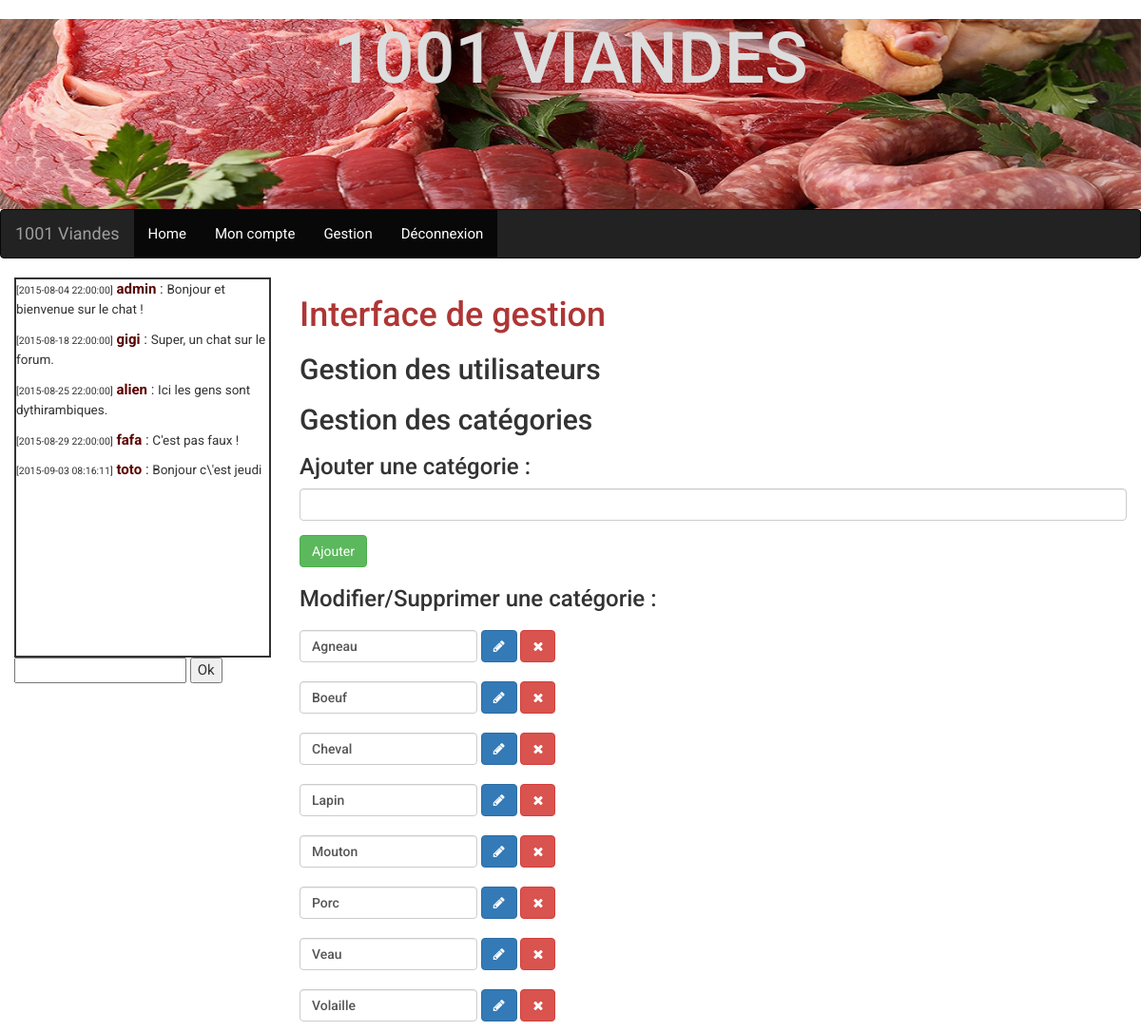
Page /gestion (signed in) on the committed database.
### tables this page shows
CREATE TABLE IF NOT EXISTS `tchat` (
  `id` int(11) NOT NULL AUTO_INCREMENT,
  `message` varchar(4096) NOT NULL,
  `date` timestamp NOT NULL DEFAULT CURRENT_TIMESTAMP,
  `id_auteur` int(11) NOT NULL,
  PRIMARY KEY (`id`),
  KEY `id_auteur` (`id_auteur`)
);

CREATE TABLE IF NOT EXISTS `user` (
  `id` int(11) NOT NULL AUTO_INCREMENT,
  `login` varchar(32) NOT NULL,
  `email` varchar(128) NOT NULL,
  `password` varchar(512) NOT NULL,
  `avatar` varchar(512) NOT NULL,
  `statut` int(11) DEFAULT NULL,
  PRIMARY KEY (`id`),
  UNIQUE KEY `login` (`login`),
  UNIQUE KEY `email` (`email`)
);

CREATE TABLE IF NOT EXISTS `categories` (
  `id` int(11) NOT NULL AUTO_INCREMENT,
  `category` varchar(128) NOT NULL,
  PRIMARY KEY (`id`),
  UNIQUE KEY `category` (`category`)
);

### apps/tchat.php (called while the page is built, shortened)
<?php
$manager = new TchatManager($link);
$messages = $manager->selectAll();
require('./views/tchat.phtml');
?>

### apps/skel.php (called while the page is built)
<?php
	require ('./views/skel.phtml');
?>

### index.php (called while the page is built, shortened)
<?php
require ('./apps/skel.php');
?>

### models/TchatManager.class.php (called while the page is built, shortened)
<?php
class TchatManager
{
	private $link;
	public function __construct($link)
	{
		$this->link = $link;
	}
	public function selectAll()
	{
		$request = "SELECT * FROM tchat";
		$res = mysqli_query($this->link, $request);
		$resultat = array();
		while ($message = mysqli_fetch_object($res, 'Tchat', array($this->link)))
		{
			$resultat[] = $message;
		}
		return $resultat;
	}
}
?>

### models/Tchat.class.php (called while the page is built, shortened)
<?php
class Tchat
{
	private $message;
	private $date;
	private $id_auteur;
	private $link;
	public function __construct($link)
	{
		$this->link = $link;
	}
	public function getMessage()
	{
		return $this->message;
	}
	public function getDate()
	{
		return $this->date;
	}
	public function getAuteur()
	{
		$manager = new UserManager($this->link);
		$user = $manager->selectById($this->id_auteur);
		return $user;
	}
}
?>

### models/UserManager.class.php (called while the page is built, shortened)
<?php
class UserManager
{
	private $link;
	public function __construct($link)
	{
		$this->link = $link;
	}
	public function selectById($id)
	{
		$request = "SELECT * FROM user WHERE id = '".$id."'";
		$res = mysqli_query($this->link, $request);
		$user = mysqli_fetch_object($res, 'User', array($this->link));
		return $user;
	}
}
?>

### models/User.class.php (called while the page is built, shortened)
<?php
class User
{
	private $login;
	public function getLogin()
	{
		return $this->login;
	}
}
?>

### apps/gestion.php (called while the page is built)
<?php
	$manager = new CategorieManager($link);
	$liste = $manager->selectAll();
	require ('./views/gestion.phtml');
?>

### views/content.phtml (called while the page is built)
<?php require('apps/'.$page.'.php'); ?>

### apps/content.php (called while the page is built)
<?php
	require ('./views/content.phtml');
?>

### models/CategorieManager.class.php (called while the page is built, shortened)
<?php
class CategorieManager
{
	private $link;
	public function __construct($link)
	{
		$this->link = $link;
	}
	public function selectAll()
	{
		$request = "SELECT * FROM categories";
		$res = mysqli_query($this->link, $request);
		$resultat = array();
		while ($categorie = mysqli_fetch_object($res, 'Categorie', array($this->link)))
		{
			$resultat[] = $categorie;
		}
		return $resultat;
	}
}
?>

### models/Categorie.class.php (called while the page is built, shortened)
<?php
class Categorie
{
	private $id;
	private $category;
	public function getId()
	{
		return $this->id;
	}
	public function getCategory()
	{
		return $this->category;
	}
}
?>

### views/display-categories.phtml (the view)
<div class="wrapper-categorie">
	<form class="form-inline" action="gestion/<?=$result->getId()?>" method="post">
		<div class="form-group">
			<h4><input name="nom" type="text" value="<?=htmlentities($result->getCategory());?>" class="form-control"></h4>
		</div>
		<button name="update" id="modif" class="btn btn-primary" type="submit"><i class="fa fa-pencil"></i></button>
		<button name="delete" class="btn btn-danger" type="submit"><i class="fa fa-times"></i></button>
	</form>
</div>

### views/tchat.phtml
<div class="tchat">
<?php
$j=0;
while($j<sizeof($messages)){
?>
	<p>
	<span class="tchat_date">[<?=$messages[$j]->getDate()?>]</span>
	<span class="tchat_auteur"><?=$messages[$j]->getAuteur()->getLogin()?></span> :
	<span class="tchat_message"><?=$messages[$j]->getMessage()?></span>
	</p>
<?php
	$j++;
}
?>
</div>
<?php
if(isset($_SESSION['id'])){
?>
<form method="POST">
	<input type="text" name="message" id="message">
	<input type="submit" name="submit" value="Ok" id="envoi">
</form>
<?php
}
?>

### apps/display-categories.php
<?php
$i = 0;
while (isset($liste[$i]))
{
	$result = $liste[$i];
	require ('./views/display-categories.phtml');
	$i++;
}
?>

### styles/style.css (style rules this page uses)
* { box-sizing: border-box; }
.tchat { border: 2px solid #333; height: 400px; overflow-y: scroll; }
.tchat_date { font-size: 0.7em; }
.tchat_auteur { font-weight: bold; color: #5B0300; }
.tchat_message { font-size: 0.9em; }
body { font-family: Roboto; font-weight: 400; font-size: 1.5em; }

### rows in the picture
tchat: date "2015-08-04 22:00:00", id_auteur.login "admin", message "Bonjour et bienvenue sur le chat !"
tchat: date "2015-08-18 22:00:00", id_auteur.login "gigi", message "Super, un chat sur le forum."
tchat: date "2015-08-25 22:00:00", id_auteur.login "alien", message "Ici les gens sont dythirambiques."
tchat: date "2015-08-29 22:00:00", id_auteur.login "fafa", message "C'est pas faux !"
tchat: date "2015-09-03 08:16:11", id_auteur.login "toto", message "Bonjour c\\'est jeudi"
categories: nom "Agneau"
categories: nom "Boeuf"
categories: nom "Cheval"
categories: nom "Lapin"
categories: nom "Mouton"
categories: nom "Porc"
categories: nom "Veau"
categories: nom "Volaille"
